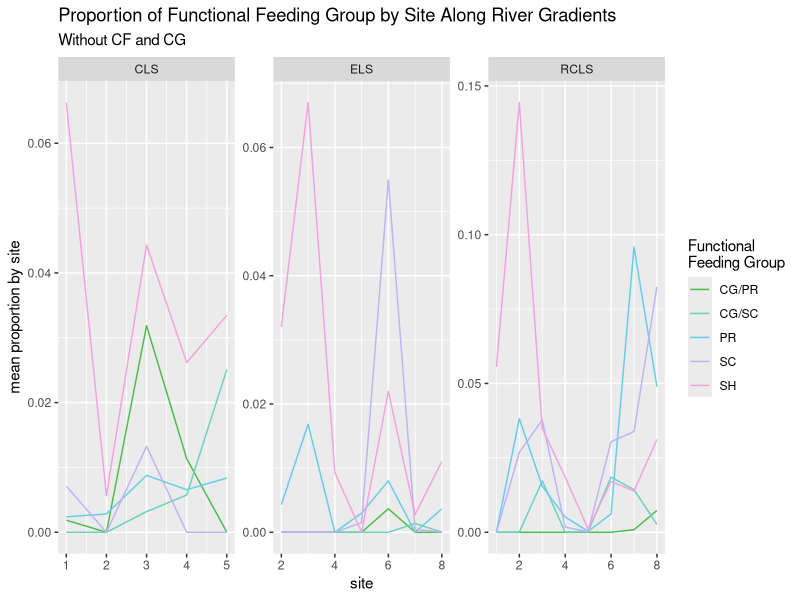
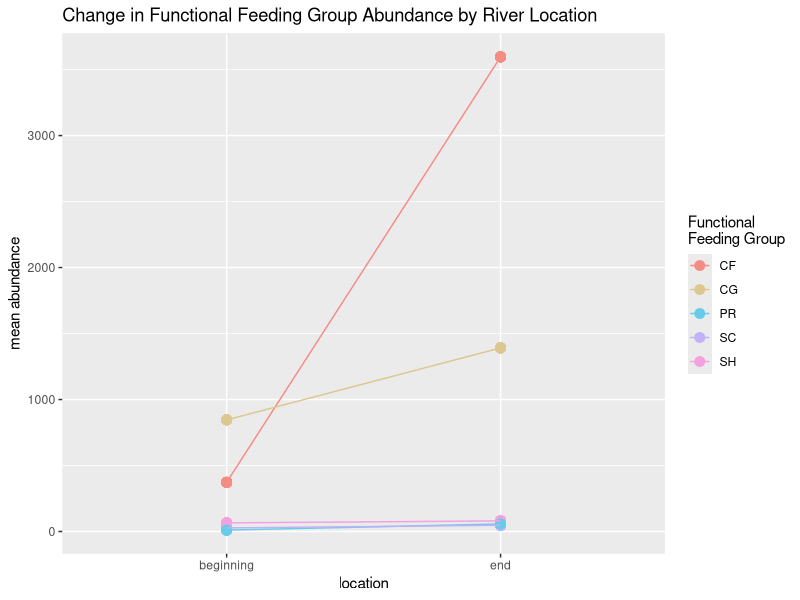
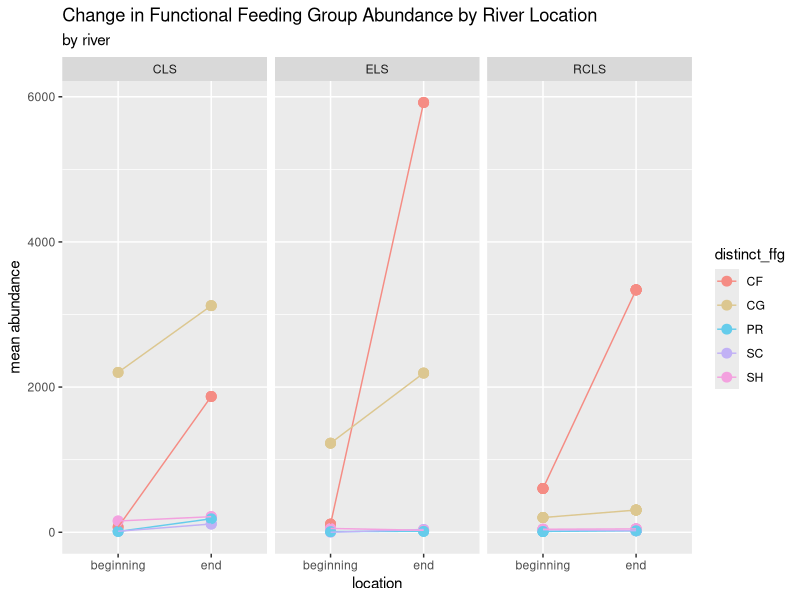
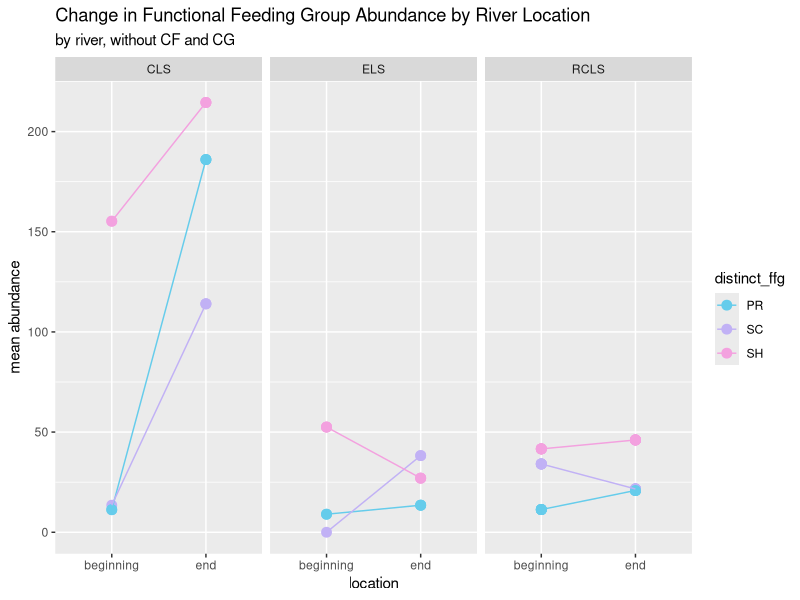
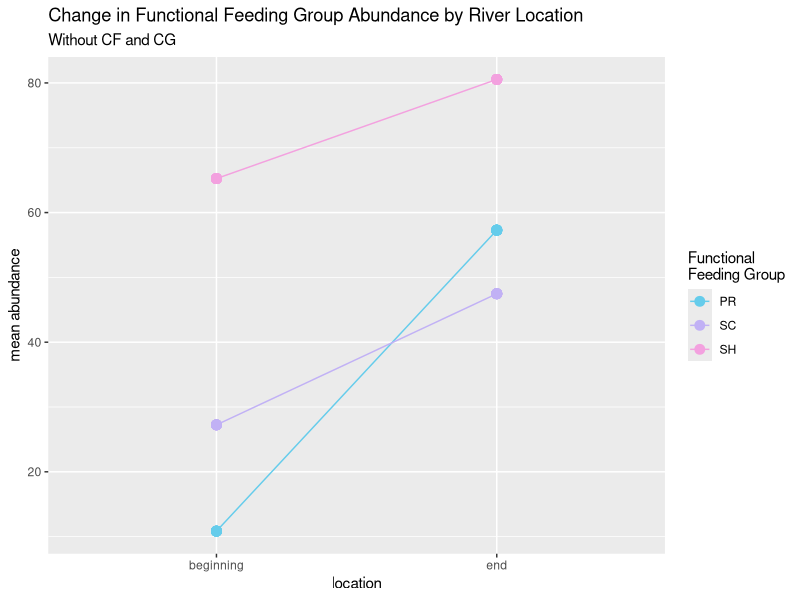

The R script that drew these images, in order: (Note: this script raises an error after producing the figures.)
## ---- chunk 1
knitr::opts_chunk$set(echo = TRUE)
library(dplyr)
library(tidyverse)
## ---- chunk 2
#read in data, remove UN and PI 

ffg_data <- read_csv("final_mean_proportion_by_ffg_and_site.csv")

ffg_data<- ffg_data%>%
  subset(ffg!="UN")%>%
  subset(ffg!="PI")
## ---- chunk 3
#comparing three rivers side-by-side 

#with all FFGs
Prop_Along_River <- ffg_data%>%
  group_by(ffg)%>%
  ggplot(aes(x=site, y=mean_proportion, colour=ffg))+
  geom_line()+
  facet_wrap(~river, scales = "free_x") +
  labs(title = "Proportion of Functional Feeding Group by Site Along River Gradients", 
       y = "mean proportion by site", 
       x = "site", 
       colour = "Functional \nFeeding Group") + 
  scale_colour_manual(values = c("#f58c84", "#dcc790", "#65cceb", "#c1b1f5", "#f3a1df"))

#with small abundance FFGs
Prop_Along_River_Without <- ffg_data%>%
  group_by(ffg)%>%
  filter(ffg!="CF")%>%
  filter(ffg!="CG")%>%
  ggplot(aes(x=site, y=mean_proportion, colour=ffg))+
  geom_line()+
  facet_wrap(~river, scales = "free") + 
  labs(title = "Proportion of Functional Feeding Group by Site Along River Gradients",
       subtitle = "Without CF and CG",
       y = "mean proportion by site", 
       x = "site", 
       colour = "Functional \nFeeding Group") + 
  scale_colour_manual(values = c("#4dbd49", "#69d2ba", "#65cceb", "#c1b1f5", "#f3a1df"))
## ---- chunk 4
#read in data 
beginning_end <- read.csv("beginning_end.csv")
## ---- chunk 5
#with all FFGs
RN_Faceted <- beginning_end |> 
  group_by(river,location,distinct_ffg) |>
  mutate(meanCount = mean(total_count)) |>
  ggplot(aes(x = as.factor(location), y = meanCount, color = distinct_ffg, group = distinct_ffg)) + 
  geom_point(size = 3) +
  geom_line() +
  facet_wrap(~river) + 
  labs(title = "Change in Functional Feeding Group Abundance by River Location",
       subtitle = "by river",
       x = "location", 
       y = "mean abundance") +
  scale_colour_manual(values = c("#f58c84", "#dcc790", "#65cceb", "#c1b1f5", "#f3a1df"))
 
RN <- beginning_end |> 
  group_by(location,distinct_ffg) |>
  mutate(meanCount = mean(total_count)) |>
  ggplot(aes(x = as.factor(location), y = meanCount, color = distinct_ffg, group = distinct_ffg)) + 
  geom_point(size = 3) +
  geom_line() + 
  labs(title = "Change in Functional Feeding Group Abundance by River Location",
       x = "location", 
       y = "mean abundance", 
       colour = "Functional \nFeeding Group") +
  scale_colour_manual(values = c("#f58c84", "#dcc790", "#65cceb", "#c1b1f5", "#f3a1df"))

#with small-abundance FFGs only
RN_Faceted_WO <- beginning_end |> 
   subset(distinct_ffg != "CG") %>%
  subset(distinct_ffg != "CF") %>%
  group_by(river,location,distinct_ffg) |>
  mutate(meanCount = mean(total_count)) |>
  ggplot(aes(x = as.factor(location), y = meanCount, color = distinct_ffg, group = distinct_ffg)) + 
  geom_point(size = 3) +
  geom_line() +
  facet_wrap(~river) + 
  labs(title = "Change in Functional Feeding Group Abundance by River Location",
       subtitle = "by river, without CF and CG", 
       x = "location", 
       y = "mean abundance") + 
  scale_colour_manual(values = c("#65cceb", "#c1b1f5", "#f3a1df"))
 
RN_WO <- beginning_end |> 
  subset(distinct_ffg != "CG") %>%
  subset(distinct_ffg != "CF") %>%
  group_by(location,distinct_ffg) |>
  mutate(meanCount = mean(total_count)) |>
  ggplot(aes(x = as.factor(location), y = meanCount, color = distinct_ffg, group = distinct_ffg)) + 
  geom_point(size = 3) +
  geom_line() + 
  labs(title = "Change in Functional Feeding Group Abundance by River Location",
       subtitle = "Without CF and CG", 
       x = "location", 
       y = "mean abundance", 
       colour = "Functional \nFeeding Group") + 
  scale_colour_manual(values = c("#65cceb", "#c1b1f5", "#f3a1df"))
